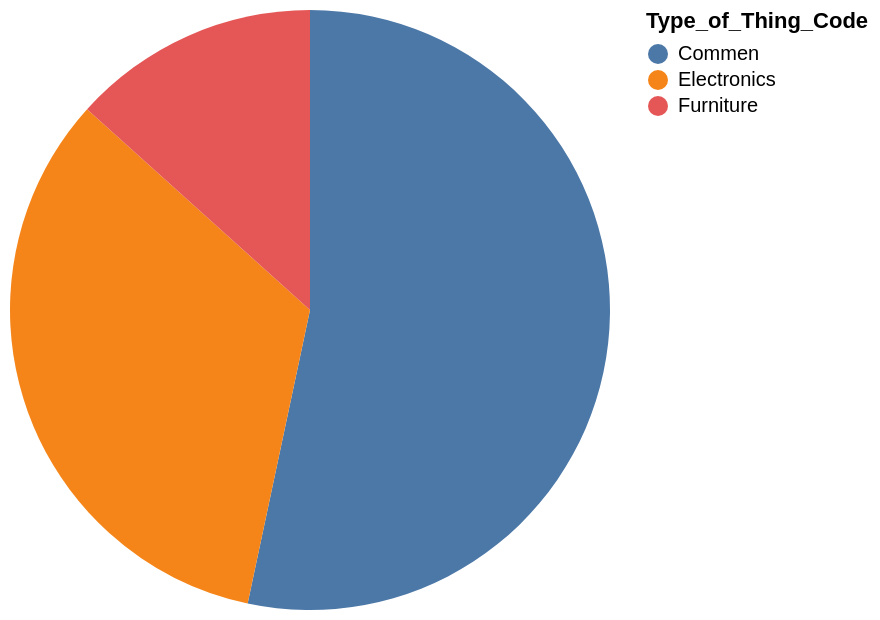

The specification (Vega-Lite) saved for this image:
### Vega-Lite specification from a JSON file in a GitHub repository (floating-point values rounded to 4 significant figures)
{"data": {"values": [{"x_data": "Commen", "y_data": 8}, {"x_data": "Electronics", "y_data": 5}, {"x_data": "Furniture", "y_data": 2}]}, "mark": "arc", "encoding": {"theta": {"field": "y_data", "type": "quantitative", "title": "COUNT(Type_of_Thing_Code)"}, "color": {"field": "x_data", "type": "nominal", "title": "Type_of_Thing_Code"}}}
